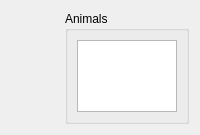
<?xml version="1.0" encoding="UTF-8"?>
<ui version="4.0">
 <author>Anton Rau</author>
 <class>HeatmapWidget</class>
 <widget class="QWidget" name="HeatmapWidget">
  <layout class="QHBoxLayout" name="horizontalLayout">
   <item>
    <widget class="MplCanvas" name="canvas" native="true">
     <property name="sizePolicy">
      <sizepolicy hsizetype="Expanding" vsizetype="Expanding">
       <horstretch>1</horstretch>
       <verstretch>0</verstretch>
      </sizepolicy>
     </property>
    </widget>
   </item>
   <item>
    <widget class="QGroupBox" name="groupBoxAnimals">
     <property name="title">
      <string>Animals</string>
     </property>
     <layout class="QVBoxLayout" name="verticalLayout_2">
      <item>
       <widget class="QListWidget" name="listWidgetAnimals">
        <property name="sizeAdjustPolicy">
         <enum>QAbstractScrollArea::SizeAdjustPolicy::AdjustToContents</enum>
        </property>
        <property name="selectionMode">
         <enum>QAbstractItemView::SelectionMode::MultiSelection</enum>
        </property>
       </widget>
      </item>
     </layout>
    </widget>
   </item>
  </layout>
 </widget>
 <customwidgets>
  <customwidget>
   <class>MplCanvas</class>
   <extends>QWidget</extends>
   <header>tse_analytics.views.misc.MplCanvas</header>
   <container>1</container>
  </customwidget>
 </customwidgets>
 <resources>
  <include location="../../../../../../../resources/resources.qrc"/>
 </resources>
 <connections/>
</ui>
